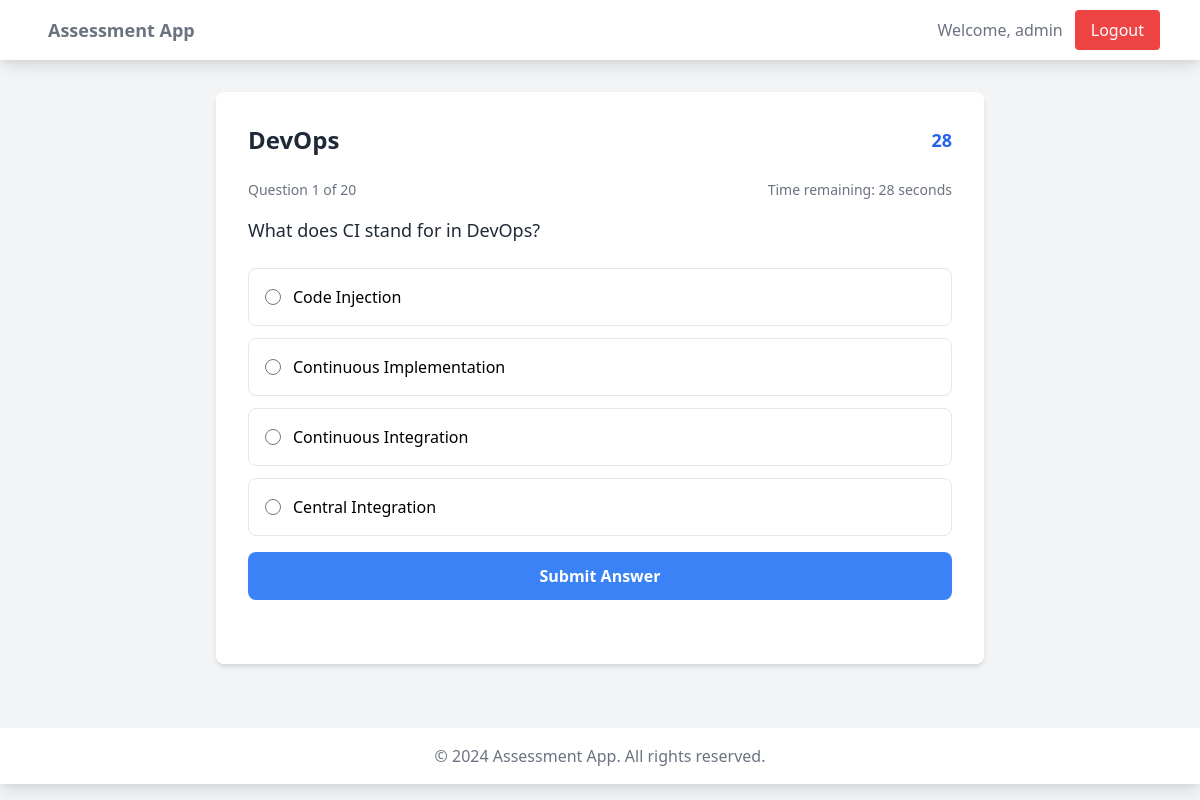
The app's page /assessment/3/question/ (signed in) with its own data.
### quiz/models.py (models this page shows, shortened)
class Assessment(models.Model):
    title = models.CharField(max_length=200)
    created_at = models.DateTimeField(auto_now_add=True)
    created_by = models.ForeignKey(User, on_delete=models.CASCADE)

class Question(models.Model):
    assessment = models.ForeignKey(Assessment, on_delete=models.CASCADE, related_name='questions')
    question_text = models.TextField()
    option1 = models.CharField(max_length=200)
    option2 = models.CharField(max_length=200)
    option3 = models.CharField(max_length=200)
    option4 = models.CharField(max_length=200)
    correct_option = models.IntegerField(choices=[(1, 'Option 1'), (2, 'Option 2'), (3, 'Option 3'), (4, 'Option 4')])

### quiz/views.py (the view)
# urls.py: path('assessment/<int:assessment_id>/question/', views.take_question, name='take_question'),
@login_required
def take_question(request, assessment_id):
    assessment = get_object_or_404(Assessment, id=assessment_id)
    user_assessment = get_object_or_404(UserAssessment, user=request.user, assessment=assessment)
    if user_assessment.completed_at:
        return redirect('quiz:assessment_list')
    questions = assessment.questions.all()
    if user_assessment.current_question_index >= questions.count():
        user_assessment.completed_at = timezone.now()
        user_assessment.save()
        return redirect('quiz:assessment_results', assessment_id=assessment_id)
    current_question = questions[user_assessment.current_question_index]
    options = [
        (1, current_question.option1),
        (2, current_question.option2),
        (3, current_question.option3),
        (4, current_question.option4)
    ]
    random.shuffle(options)
    shuffled_to_original = {i+1: orig_pos for i, (orig_pos, _) in enumerate(options)}
    original_to_text = {orig_pos: text for orig_pos, text in options}
    if 'option_mappings' not in request.session:
        request.session['option_mappings'] = {}
    request.session['option_mappings'][str(current_question.id)] = shuffled_to_original
    request.session.modified = True
    context = {
        'assessment': assessment,
        'question': current_question,
        'question_number': user_assessment.current_question_index + 1,
        'total_questions': questions.count(),
        'options': [(i+1, text) for i, (orig_pos, text) in enumerate(options)],  # (shuffled index, text)
    }
    return render(request, 'quiz/take_question.html', context)

### quiz/templates/quiz/take_question.html (shortened to what this page needs)
{% extends 'quiz/base.html' %}
{% block content %}
<div class="max-w-3xl mx-auto bg-white rounded-lg shadow-md p-8">
    <div class="flex justify-between items-center mb-6">
        <h2 class="text-2xl font-bold text-gray-800">{{ assessment.title }}</h2>
        <div class="text-lg font-semibold text-blue-600" id="timer">30</div>
    </div>
    <div class="mb-8">
        <div class="flex justify-between text-sm text-gray-500 mb-4">
            <span>Question {{ question_number }} of {{ total_questions }}</span>
            <span>Time remaining: <span id="timer-text">30</span> seconds</span>
        </div>
        <p class="text-lg text-gray-800 mb-6">{{ question.question_text }}</p>
        <form id="question-form" class="space-y-4">
            <div class="space-y-3">
                {% for option_num, option_text in options %}
                    <label class="flex items-center p-4 border rounded-lg hover:bg-gray-50 cursor-pointer transition duration-200">
                        <input type="radio" name="answer" value="{{ option_num }}" class="h-4 w-4 text-blue-600 focus:ring-blue-500">
                        <span class="ml-3">{{ option_text }}</span>
                    </label>
                {% endfor %}
            </div>
            <button type="submit" class="w-full bg-blue-500 hover:bg-blue-600 text-white font-bold py-3 px-4 rounded-lg focus:outline-none focus:shadow-outline transition duration-300">
                Submit Answer
            </button>
        </form>
    </div>
</div>
{% endblock %}

### quiz/templates/quiz/base.html (shortened to what this page needs)
<!DOCTYPE html>
<html lang="en">
<head>
    <link href="https://cdn.jsdelivr.net/npm/tailwindcss@2.2.19/dist/tailwind.min.css" rel="stylesheet">
</head>
<body class="bg-gray-100 min-h-screen">
    <nav class="bg-white shadow-lg">
        <div class="max-w-6xl mx-auto px-4">
            <div class="flex justify-between">
                <div class="flex space-x-7">
                    <div>
                        <a href="{% url 'quiz:assessment_list' %}" class="flex items-center py-4 px-2">
                            <span class="font-semibold text-gray-500 text-lg">Assessment App</span>
                        </a>
                    </div>
                </div>
                <div class="flex items-center space-x-3">
                    {% if user.is_authenticated %}
                        <span class="text-gray-500">Welcome, {{ user.username }}</span>
                        <form method="post" action="{% url 'logout' %}" style="display:inline;">
                            <button type="submit" class="py-2 px-4 bg-red-500 hover:bg-red-600 text-white rounded transition duration-300">Logout</button>
                        </form>
                    {% else %}
                        <a href="{% url 'login' %}" class="py-2 px-4 bg-blue-500 hover:bg-blue-600 text-white rounded transition duration-300">Login</a>
                    {% endif %}
                </div>
            </div>
        </div>
    </nav>
    <main class="container mx-auto px-4 py-8">
        {% block content %}
        {% endblock %}
    </main>
    <footer class="bg-white shadow-lg mt-8">
        <div class="container mx-auto px-4 py-4">
            <p class="text-center text-gray-500">&copy; 2024 Assessment App. All rights reserved.</p>
        </div>
    </footer>
</body>
</html>

### records on screen
Assessment: title "DevOps"
Question: question_text "What does CI stand for in DevOps?", options "Code Injection" "Continuous Implementation" "Continuous Integration" "Central Integration"

### other values on screen
{{ user.username }} "admin"
{{ question_number }} "1"
{{ total_questions }} "20"
